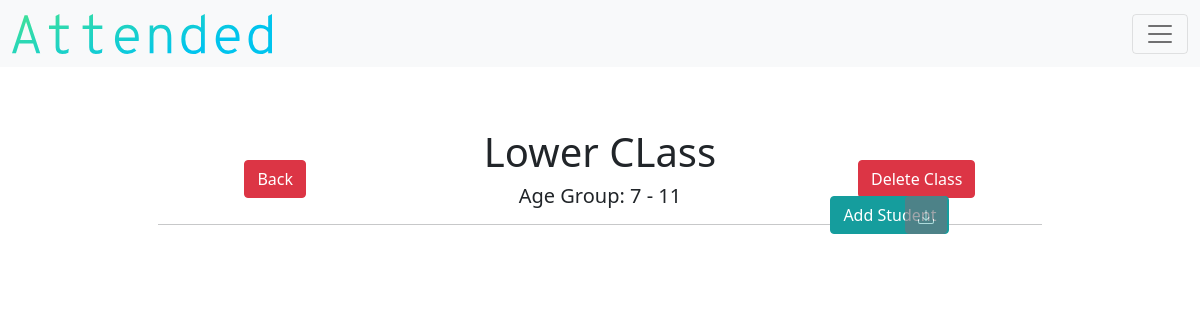
Page /detail_class/2 (signed in) on the earlier database version.
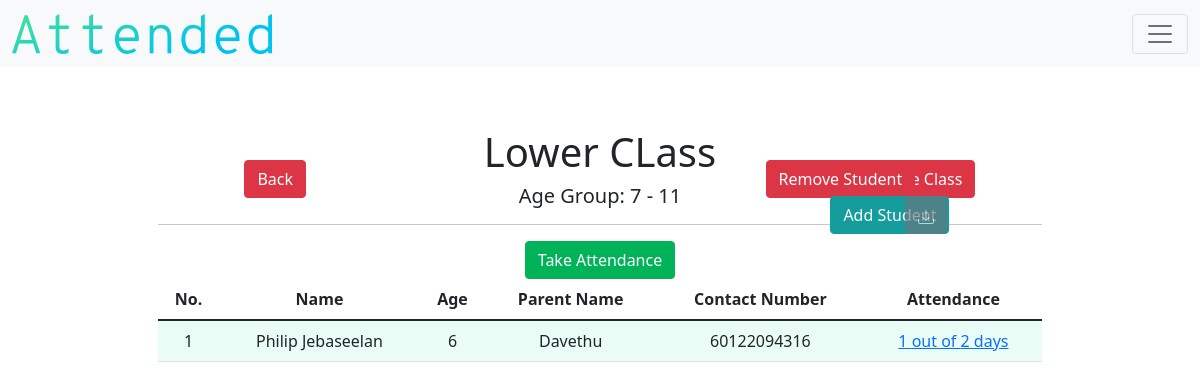
Same page on the later database version.
### models.py (models this page shows)
class Class(db.Model):
    __tablename__ = "class"
    id = db.Column(db.Integer, primary_key=True)
    teacher_id = db.Column(db.Integer, db.ForeignKey("teacher.id"))
    name = db.Column(db.String(), nullable=False)
    lowest_age = db.Column(db.Integer, nullable=False)
    highest_age = db.Column(db.Integer, nullable=False)
    student_count = db.Column(db.Integer, default=0)
    attendance_count = db.Column(db.Integer, default=0)
    class_attends = db.relationship("Attendance", backref="class_attend")

class Student(db.Model):
    __tablename__ = "student"
    id = db.Column(db.Integer, primary_key=True)
    teacher_id = db.Column(db.Integer, db.ForeignKey("teacher.id"))
    class_id = db.Column(db.Integer, nullable=True, default=0)
    name = db.Column(db.String(), nullable=False)
    birth = db.Column(db.String(),nullable=False)
    age = db.Column(db.Integer(), nullable=False)
    gender = db.Column(db.String(), nullable=False)
    parent = db.Column(db.String(), nullable=True)
    parent2 = db.Column(db.String(), nullable=True)
    number = db.Column(db.Integer, nullable=True)
    number2 = db.Column(db.Integer, nullable=True)
    email = db.Column(db.String(), nullable=True)
    email2 = db.Column(db.String(), nullable=True)
    address = db.Column(db.String(), nullable=False)
    city = db.Column(db.String(), nullable=False)
    state = db.Column(db.String(), nullable=False)
    postcode = db.Column(db.Integer, nullable=False)
    attend_count = db.Column(db.Integer, nullable=True, default=0)
    student_attends = db.relationship("Attendance", backref="student_attend")

### application.py (the view)
@app.route("/detail_class/<string:id>")
def detail_class(id):
    teacher = current_user.get_id()
    teacher_object = db.session.query(Teacher).filter_by(id=teacher).first()
    if not current_user.is_authenticated:
        return redirect("/login")
    else:
        TABLE_HEADERS=["No.", "Name", "Age", "Parent Name", "Contact Number", "Attendance"]
        teacher = current_user.get_id()
        class_object = Class.query.filter_by(id = id).first()
        students = Student.query.filter_by(class_id=id, teacher_id=teacher)
        class_attendance = Attendance.query.filter_by(class_id=id, teacher_id=teacher)
        return render_template("detail-class.html", classes=class_object, headers=TABLE_HEADERS, students=students, attendances=class_attendance, teacher=teacher_object)

### application.py (called while the page is built)
@login.user_loader
def load_user(id):
    return Teacher.query.get(id)

### templates/detail-class.html (shortened to what this page needs)
{% extends "layout.html" %}
{% block main %}
        <h1>{{classes.name}}</h1>
        <h5> Age Group: {{classes.lowest_age}} - {{classes.highest_age}} </h5>
        <a class="btn btn-danger" id="detail-class-del" href="/delete-class/{{classes.id}}" type="button">Delete Class</a>
        {% if classes.student_count != 0 %}
        <a class="btn btn-danger" id="detail-class-rem-student" href="/remove-student-class/{{classes.id}}" type="button">Remove Student</a>
        {% endif %}
        <a class="btn btn-danger" id="detail-class-back" href="/class" type="button">Back</a>
        <hr>
        <div class="d-grid gap-2 d-md-block">
          {% if classes.student_count != 0 %}
          <a class="btn btn-success" id="detail-class-attendance" href="/take-attendance/{{classes.id}}" role="button">Take Attendance</a>
          {% endif %}
          <a class="btn btn-secondary" id="detail-class-add" href="/add_student_class/{{classes.id}}" role="button">Add Student</a>
          <button disabled type="button" id="detail-class-export" class="btn btn-secondary"></button>
        </div>
        {% if classes.student_count != 0 %}
        <div class="table-responsive">
          <table class="table table-hover">
                  <thead>
                          <tr>
                                  {% for header in headers %}
                                  <th id="header"> {{ header }} </th>
                                  {% endfor %}
                          </tr>
                  </thead>
                  <tbody>
                  {% for student in students %}
                  <tr>
                          <td class="counterCell"></td>
                          <td>{{student.name}}</td>
                          <td> {{student.age }} </td>
                          <td> {{student.parent}} </td>
                          <td> {{student.number}} </td>
                          <td><a href="/detail_attendance/{{student.id}}">{{student.attend_count}} out of {{classes.attendance_count}} days</a></td>
                  </tr>
                  {% endfor %}
                  </tbody>
          </table>
        </div>
        {% endif %}
{% endblock %}

Differences in the rows shown:
changed Class "Lower CLass": student_count 0 → 1 (drawn)
now on this page (row edited): Student: name "Philip Jebaseelan", age "6", parent "Davethu", number "60122094316", attend_count "1", {{ classes.attendance_count }} "2"
Other differences:
text now shown: "Remove Student Take Attendance"
new list line: "No."
new list line: "Name"
new list line: "Age"
new list line: "Parent Name"
new list line: "Contact Number"
new list line: "Attendance"
